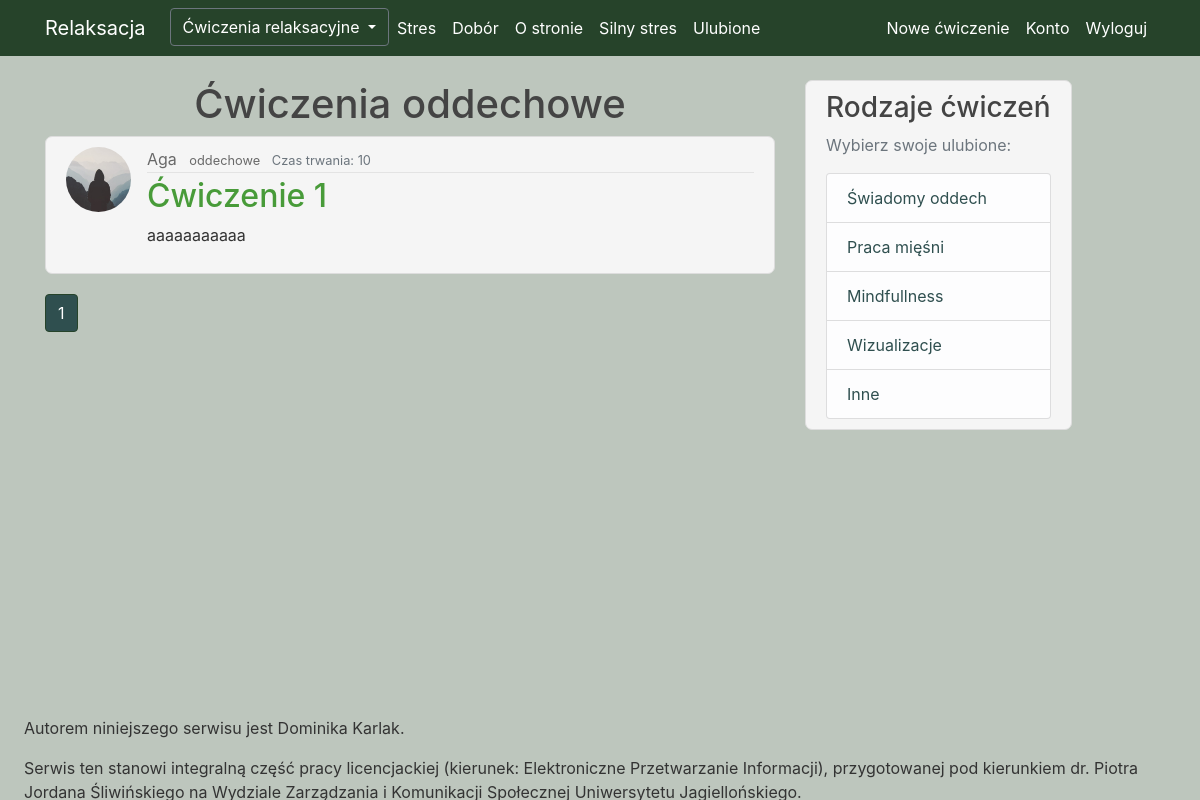
Page /oddechowe (signed in) on the committed database.
### Relaks/models.py (models this page shows, shortened)
class Post(db.Model):
    id = db.Column(db.Integer, primary_key=True, autoincrement=True)
    name = db.Column(db.String(100), nullable=True)
    category = db.Column(db.String(100), nullable=True)
    time = db.Column(db.Integer, nullable=True)
    content = db.Column(db.Text, nullable=True)
    user_id = db.Column(db.Integer, db.ForeignKey('user.id'), nullable=False)
    fav = db.relationship('Favourite', backref='fav', lazy=True)
    comments = db.relationship("Comment", backref='article', lazy=True)

class User(db.Model, UserMixin):
    id = db.Column(db.Integer, primary_key=True)
    username = db.Column(db.String(20), unique=True, nullable=False)
    email = db.Column(db.String(120), unique=True, nullable=False)
    image_file = db.Column(db.String(20), nullable=False, default='default.jpg')
    password = db.Column(db.String(60), nullable=False)
    is_admin = db.Column(db.Boolean, nullable=False)
    posts = db.relationship('Post', backref='author', lazy=True)
    fav = db.relationship('Favourite', backref='author', lazy=True)

### Relaks/routes.py (the view)
@app.route("/oddechowe", methods=['GET', 'POST'])
@login_required
def oddech():
    page = request.args.get('page', 1, type=int)
    post = Post.query.filter(
        Post.category == 'oddechowe').paginate(page=page, per_page=3)
    return render_template('oddech.html', title='Oddechowe', post=post)

### Relaks/models.py (called while the page is built)
@login_manager.user_loader
def load_user(user_id):
    return User.query.get(int(user_id))

### Relaks/templates/oddech.html (shortened to what this page needs)
{% extends "layout.html" %}
{% block content %}
    <h1 style="text-align: center"> Ćwiczenia oddechowe </h1>
    {% for post in post.items %}
          <article class="media content-section">
          <img class="rounded-circle article-img" src="{{ url_for('static', filename='photo/' + post.author.image_file) }}">
          <div class="media-body">
            <div class="article-metadata">
              <a class="mr-2" href="{{ url_for('user_posts', username=post.author.username) }}">{{ post.author.username }}</a>
              <small class="article-category">
          <a
            class="mr-2"
            href="{{ url_for('oddech', category=post.category) }}"
            >{{ post.category }}</a>
                </small>
                <small class="text-muted">Czas trwania: {{ post.time }}</small>
            </div>
            <h2> <a class="article-title" href="{{ url_for('post', post_id=post.id) }}">{{ post.name}}</a> </h2>
            <p class="article-content">{{ post.content }}</p>
          </div>
        </article>
    {% endfor %}
      {% for page_num in post.iter_pages(left_edge=1, right_edge=1, left_current=1, right_current=2) %}
        {% if page_num %}
            {% if post.page == page_num %}
                <a class="btn btn-info mb-4" style="background-color: darkslategrey; border-color: #26432a" href="{{ url_for('oddech', page=page_num)  }}"> {{ page_num }}</a>
             {% else %}
                <a class="btn btn-outline-info mb-4" style="background-color: darkslategrey; border-color: #26432a; " href="{{ url_for('oddech', page=page_num)  }}"> {{ page_num }}</a>
             {% endif %}
        {% endif %}
    {% endfor %}
{% endblock content %}

### Relaks/static/main.css (style rules this page uses)
body { background-color: #bdc6bd; color: #333333; margin-top: 5rem; }
h1, h2, h3, h4, h5, h6 { color: #444444; }
.content-section { background-color: whitesmoke; padding: 10px 20px; border: 1px solid #dddddd; border-radius: 7px; margin-bottom: 20px; }
.article-title { color: #489b39; }
.article-content { white-space: pre-line; background-color: whitesmoke; }
.article-img { height: 65px; width: 65px; margin-right: 16px; }
.article-metadata { padding-bottom: 1px; margin-bottom: 4px; border-bottom: 1px solid #e3e3e3; color: #444444; }
.btn { background-color: #26432a; }
.mr-2 { color: dimgrey; }

### rows in the picture
Post: image_file (placeholder picture), author.username "Aga", category "oddechowe", time "10", name "Ćwiczenie 1", content "aaaaaaaaaaa"

### other values in the picture
{{ page_num }} "1"
